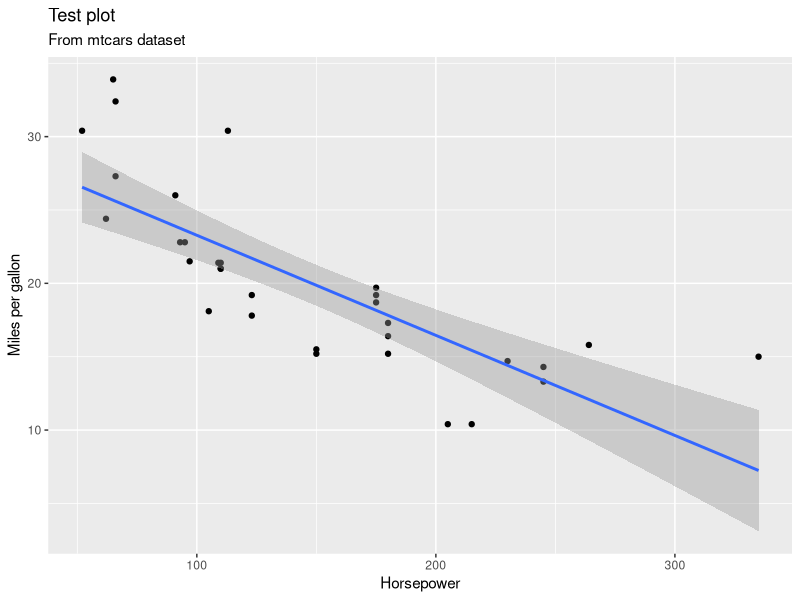

Generate this figure with R:
## ---- chunk 1
# Add 1 plus 1
1 + 1
## ---- chunk 2
library(ggplot2)
ggplot(mtcars, aes(x = hp, y = mpg)) + 
  geom_point() + 
  geom_smooth(method = "lm") +
  labs(x = "Horsepower", y = "Miles per gallon", title = "Test plot", subtitle = "From mtcars dataset")
## ---- chunk 3
knitr::kable(
  head(iris, 20), caption = 'Here is a nice table!',
  booktabs = TRUE
)
